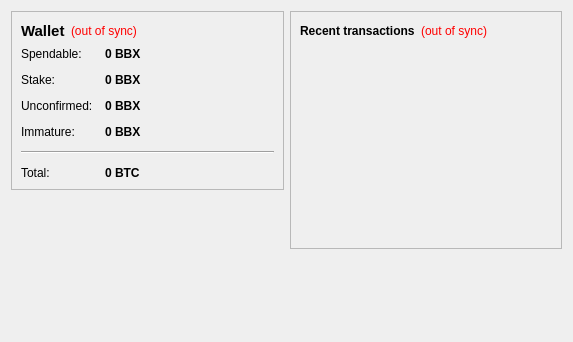
<?xml version="1.0" encoding="UTF-8"?>
<ui version="4.0">
 <class>OverviewPage</class>
 <widget class="QWidget" name="OverviewPage">
  <property name="geometry">
   <rect>
    <x>0</x>
    <y>0</y>
    <width>573</width>
    <height>342</height>
   </rect>
  </property>
  <property name="windowTitle">
   <string>Form</string>
  </property>
  <layout class="QHBoxLayout" name="horizontalLayout" stretch="1,1">
   <item>
    <layout class="QVBoxLayout" name="verticalLayout_2">
     <item>
      <widget class="QFrame" name="frame">
       <property name="frameShape">
        <enum>QFrame::StyledPanel</enum>
       </property>
       <property name="frameShadow">
        <enum>QFrame::Raised</enum>
       </property>
       <layout class="QVBoxLayout" name="verticalLayout_4">
        <item>
         <layout class="QHBoxLayout" name="horizontalLayout_4">
          <item>
           <widget class="QLabel" name="label_5">
            <property name="font">
             <font>
              <pointsize>11</pointsize>
              <weight>75</weight>
              <bold>true</bold>
             </font>
            </property>
            <property name="text">
             <string>Wallet</string>
            </property>
           </widget>
          </item>
          <item>
           <widget class="QLabel" name="labelWalletStatus">
            <property name="toolTip">
             <string>The displayed information may be out of date. Your wallet automatically synchronizes with the BlackBoxLending network after a connection is established, but this process has not completed yet.</string>
            </property>
            <property name="styleSheet">
             <string notr="true">QLabel { color: red; }</string>
            </property>
            <property name="text">
             <string notr="true">(out of sync)</string>
            </property>
            <property name="alignment">
             <set>Qt::AlignLeading|Qt::AlignLeft|Qt::AlignVCenter</set>
            </property>
           </widget>
          </item>
          <item>
           <spacer name="horizontalSpacer_2">
            <property name="orientation">
             <enum>Qt::Horizontal</enum>
            </property>
            <property name="sizeHint" stdset="0">
             <size>
              <width>40</width>
              <height>20</height>
             </size>
            </property>
           </spacer>
          </item>
         </layout>
        </item>
        <item>
         <layout class="QFormLayout" name="formLayout_2">
          <property name="fieldGrowthPolicy">
           <enum>QFormLayout::AllNonFixedFieldsGrow</enum>
          </property>
          <property name="horizontalSpacing">
           <number>12</number>
          </property>
          <property name="verticalSpacing">
           <number>12</number>
          </property>
          <item row="0" column="0">
           <widget class="QLabel" name="label">
            <property name="text">
             <string>Spendable:</string>
            </property>
           </widget>
          </item>
          <item row="0" column="1">
           <widget class="QLabel" name="labelBalance">
            <property name="font">
             <font>
              <weight>75</weight>
              <bold>true</bold>
             </font>
            </property>
            <property name="cursor">
             <cursorShape>IBeamCursor</cursorShape>
            </property>
            <property name="toolTip">
             <string>Your current spendable balance</string>
            </property>
            <property name="text">
             <string notr="true">0 BBX</string>
            </property>
            <property name="textInteractionFlags">
             <set>Qt::LinksAccessibleByMouse|Qt::TextSelectableByKeyboard|Qt::TextSelectableByMouse</set>
            </property>
           </widget>
          </item>
          <item row="1" column="0">
           <widget class="QLabel" name="label_6">
            <property name="text">
             <string>Stake:</string>
            </property>
           </widget>
          </item>
          <item row="1" column="1">
           <widget class="QLabel" name="labelStake">
            <property name="font">
             <font>
              <weight>75</weight>
              <bold>true</bold>
             </font>
            </property>
            <property name="cursor">
             <cursorShape>IBeamCursor</cursorShape>
            </property>
            <property name="toolTip">
             <string>Total of coins that was staked, and do not yet count toward the current balance</string>
            </property>
            <property name="text">
             <string notr="true">0 BBX</string>
            </property>
            <property name="textInteractionFlags">
             <set>Qt::LinksAccessibleByMouse|Qt::TextSelectableByKeyboard|Qt::TextSelectableByMouse</set>
            </property>
           </widget>
          </item>
          <item row="2" column="0">
           <widget class="QLabel" name="label_3">
            <property name="text">
             <string>Unconfirmed:</string>
            </property>
           </widget>
          </item>
          <item row="2" column="1">
           <widget class="QLabel" name="labelUnconfirmed">
            <property name="font">
             <font>
              <weight>75</weight>
              <bold>true</bold>
             </font>
            </property>
            <property name="cursor">
             <cursorShape>IBeamCursor</cursorShape>
            </property>
            <property name="toolTip">
             <string>Total of transactions that have yet to be confirmed, and do not yet count toward the current balance</string>
            </property>
            <property name="text">
             <string notr="true">0 BBX</string>
            </property>
            <property name="textInteractionFlags">
             <set>Qt::LinksAccessibleByMouse|Qt::TextSelectableByKeyboard|Qt::TextSelectableByMouse</set>
            </property>
           </widget>
          </item>
          <item row="3" column="0">
           <widget class="QLabel" name="labelImmatureText">
            <property name="text">
             <string>Immature:</string>
            </property>
           </widget>
          </item>
          <item row="3" column="1">
           <widget class="QLabel" name="labelImmature">
            <property name="font">
             <font>
              <weight>75</weight>
              <bold>true</bold>
             </font>
            </property>
            <property name="toolTip">
             <string>Mined balance that has not yet matured</string>
            </property>
            <property name="text">
             <string notr="true">0 BBX</string>
            </property>
            <property name="textInteractionFlags">
             <set>Qt::LinksAccessibleByMouse|Qt::TextSelectableByKeyboard|Qt::TextSelectableByMouse</set>
            </property>
           </widget>
          </item>
          <item row="4" column="0" colspan="2">
           <widget class="Line" name="line">
            <property name="orientation">
             <enum>Qt::Horizontal</enum>
            </property>
           </widget>
          </item>
          <item row="5" column="0">
           <widget class="QLabel" name="labelTotalText">
            <property name="text">
             <string>Total:</string>
            </property>
           </widget>
          </item>
          <item row="5" column="1">
           <widget class="QLabel" name="labelTotal">
            <property name="font">
             <font>
              <weight>75</weight>
              <bold>true</bold>
             </font>
            </property>
            <property name="cursor">
             <cursorShape>IBeamCursor</cursorShape>
            </property>
            <property name="toolTip">
             <string>Your current total balance</string>
            </property>
            <property name="text">
             <string notr="true">0 BTC</string>
            </property>
            <property name="textInteractionFlags">
             <set>Qt::LinksAccessibleByMouse|Qt::TextSelectableByKeyboard|Qt::TextSelectableByMouse</set>
            </property>
           </widget>
          </item>
         </layout>
        </item>
       </layout>
      </widget>
     </item>
     <item>
      <spacer name="verticalSpacer">
       <property name="orientation">
        <enum>Qt::Vertical</enum>
       </property>
       <property name="sizeHint" stdset="0">
        <size>
         <width>20</width>
         <height>40</height>
        </size>
       </property>
      </spacer>
     </item>
    </layout>
   </item>
   <item>
    <layout class="QVBoxLayout" name="verticalLayout_3">
     <item>
      <widget class="QFrame" name="frame_2">
       <property name="frameShape">
        <enum>QFrame::StyledPanel</enum>
       </property>
       <property name="frameShadow">
        <enum>QFrame::Raised</enum>
       </property>
       <layout class="QVBoxLayout" name="verticalLayout">
        <item>
         <layout class="QHBoxLayout" name="horizontalLayout_2">
          <item>
           <widget class="QLabel" name="label_4">
            <property name="text">
             <string>&lt;b&gt;Recent transactions&lt;/b&gt;</string>
            </property>
           </widget>
          </item>
          <item>
           <widget class="QLabel" name="labelTransactionsStatus">
            <property name="toolTip">
             <string>The displayed information may be out of date. Your wallet automatically synchronizes with the BBX network after a connection is established, but this process has not completed yet.</string>
            </property>
            <property name="styleSheet">
             <string notr="true">QLabel { color: red; }</string>
            </property>
            <property name="text">
             <string notr="true">(out of sync)</string>
            </property>
            <property name="alignment">
             <set>Qt::AlignRight|Qt::AlignTrailing|Qt::AlignVCenter</set>
            </property>
           </widget>
          </item>
          <item>
           <spacer name="horizontalSpacer">
            <property name="orientation">
             <enum>Qt::Horizontal</enum>
            </property>
            <property name="sizeHint" stdset="0">
             <size>
              <width>40</width>
              <height>20</height>
             </size>
            </property>
           </spacer>
          </item>
         </layout>
        </item>
        <item>
         <widget class="QListView" name="listTransactions">
          <property name="styleSheet">
           <string notr="true">QListView { background: transparent; }</string>
          </property>
          <property name="frameShape">
           <enum>QFrame::NoFrame</enum>
          </property>
          <property name="verticalScrollBarPolicy">
           <enum>Qt::ScrollBarAlwaysOff</enum>
          </property>
          <property name="horizontalScrollBarPolicy">
           <enum>Qt::ScrollBarAlwaysOff</enum>
          </property>
          <property name="selectionMode">
           <enum>QAbstractItemView::NoSelection</enum>
          </property>
         </widget>
        </item>
       </layout>
      </widget>
     </item>
     <item>
      <spacer name="verticalSpacer_2">
       <property name="orientation">
        <enum>Qt::Vertical</enum>
       </property>
       <property name="sizeHint" stdset="0">
        <size>
         <width>20</width>
         <height>40</height>
        </size>
       </property>
      </spacer>
     </item>
    </layout>
   </item>
  </layout>
 </widget>
 <resources/>
 <connections/>
</ui>
